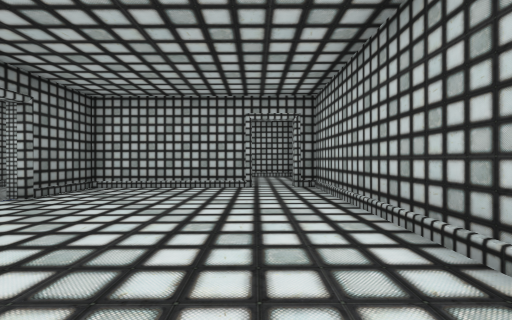
View 1 (above)

17 first-person views from a walk through a Unity game level. The camera is 1.5 m above the floor, looks level and sees 90° across. The floor is counted in squares, 2 m on a side. Each view is taken from the middle of a square. On the plan, view 1 faces up. The plan holds only what a view shows up to about 9 squares ahead; the rest is blank. The place goes on beyond the plan. The player is left out.

View 2
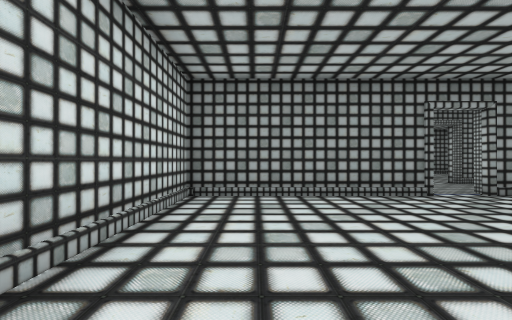

View 3
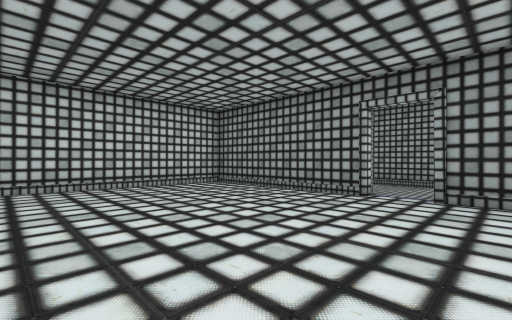

View 4
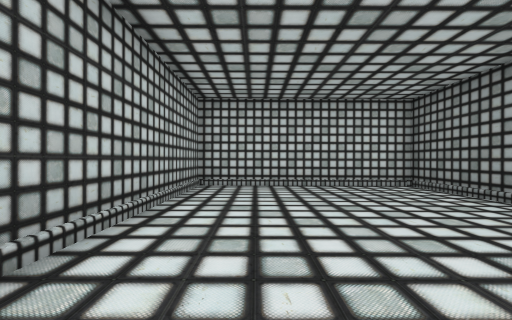

View 5
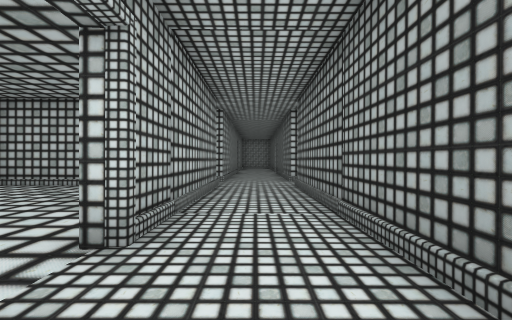

View 6
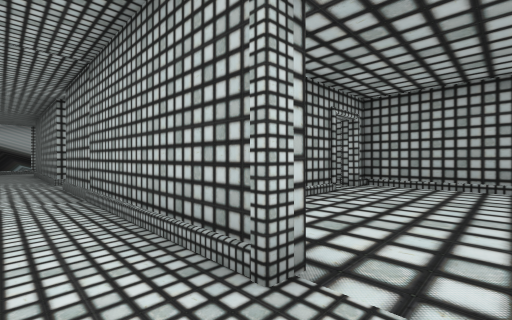

View 7
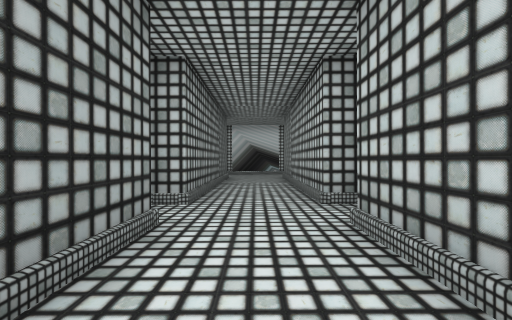

View 8
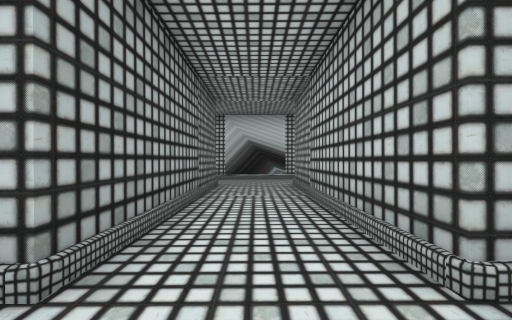

View 9
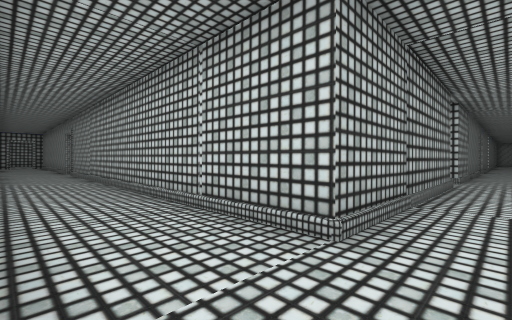

View 10
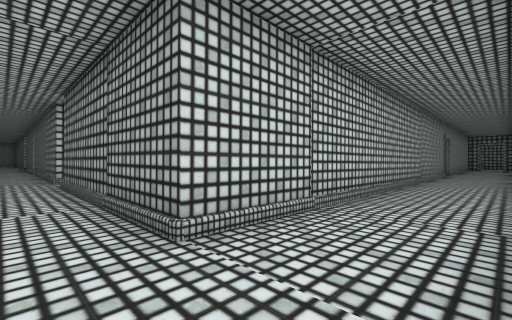

View 11
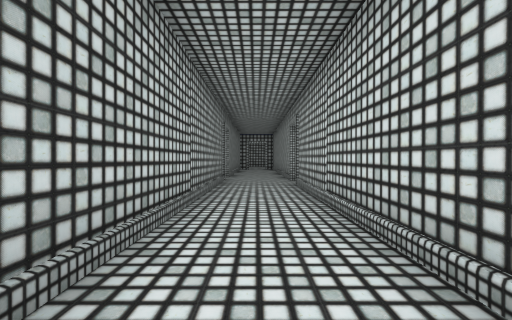

View 12
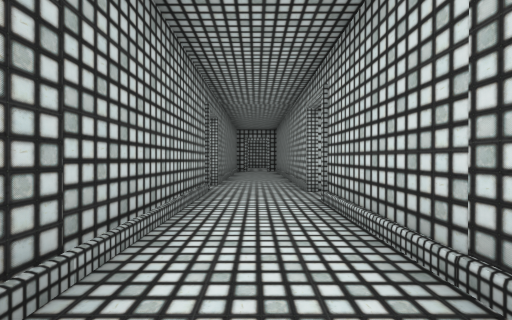

View 13
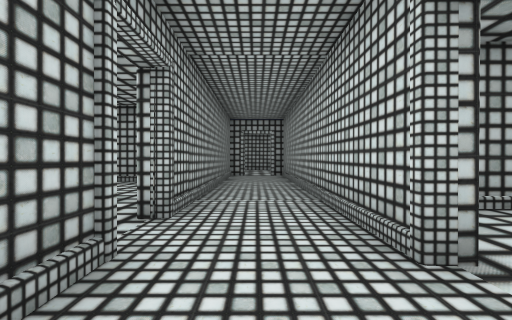

View 14
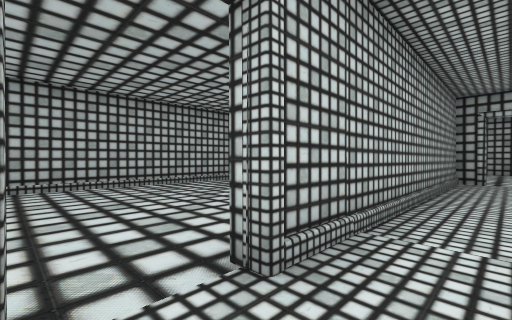

View 15
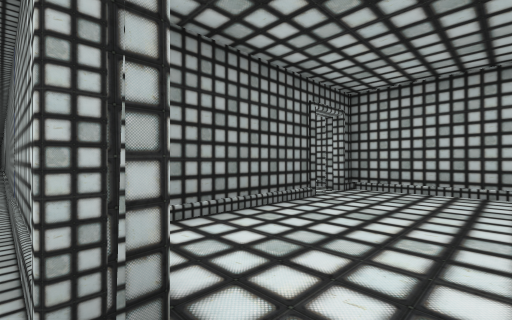

View 16
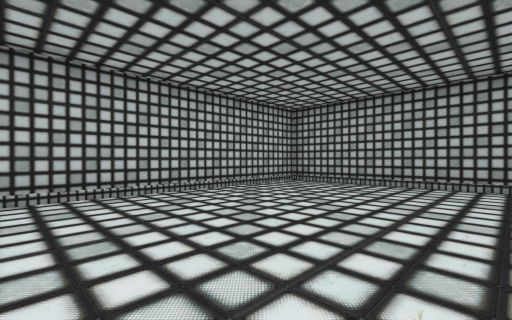

View 17
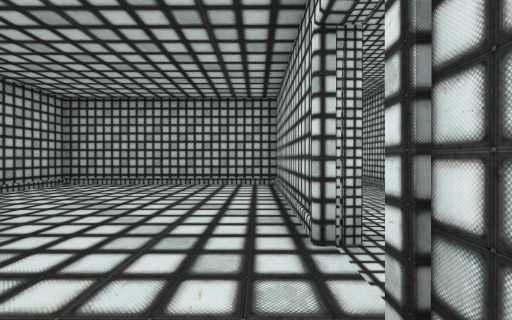

### Floor plan
Key: @ floor where view 1 was taken; # wall or solid block; . main floor; : floor 0.25 m higher than the main floor; / step, stairs or slope.
Columns run from 17 left of view 1 to 16 right of it. Each row starts with its distance up from view 1.
 29                         ##########
 28                         #....::::#
 27                         #....::::#
 26                         #....::::#
 25                         #....::::#
 24                         #....::::#
 23                         #....::::#
 22     ////////.......########:######
 21 ...........................:::::::
 20 .###///////./////////////.////////
 19    #######/./############ ########
 18          #/./#             .#
 17          #/./#              #
 16          #/./#
 15          #/./#
 14          #/./#
 13          #...#
 12          #...#
 11          ##.##
 10           #.#
  9            .#
  8            .#
  7           #.########
  6           ..#......#
  5           #.#......#
  4           #........#
  3           #.#......#
  2           #.#......#
  1           #.#......#
  0           #.#....@.#
 -1           #.#......#
 -2           #.########
 -3           #..

Where each view was taken, in squares from view 1:
view 1: 0 up, 0 right, facing up
view 2: 0 up, 1 right, facing left
view 3: 6 up, 1 right, facing down-left
view 4: 6 up, 0 right, facing down
view 5: 6 up, 6 left, facing down
view 6: 4 up, 6 left, facing up-right
view 7: 9 up, 6 left, facing up
view 8: 12 up, 6 left, facing up
view 9: 22 up, 6 left, facing down-right
view 10: 22 up, 6 left, facing down-left
view 11: 21 up, 0 right, facing right
view 12: 21 up, 3 right, facing right
view 13: 21 up, 7 right, facing right
view 14: 21 up, 9 right, facing up-right
view 15: 22 up, 10 right, facing up-left
view 16: 23 up, 8 right, facing up-right
view 17: 23 up, 8 right, facing right
